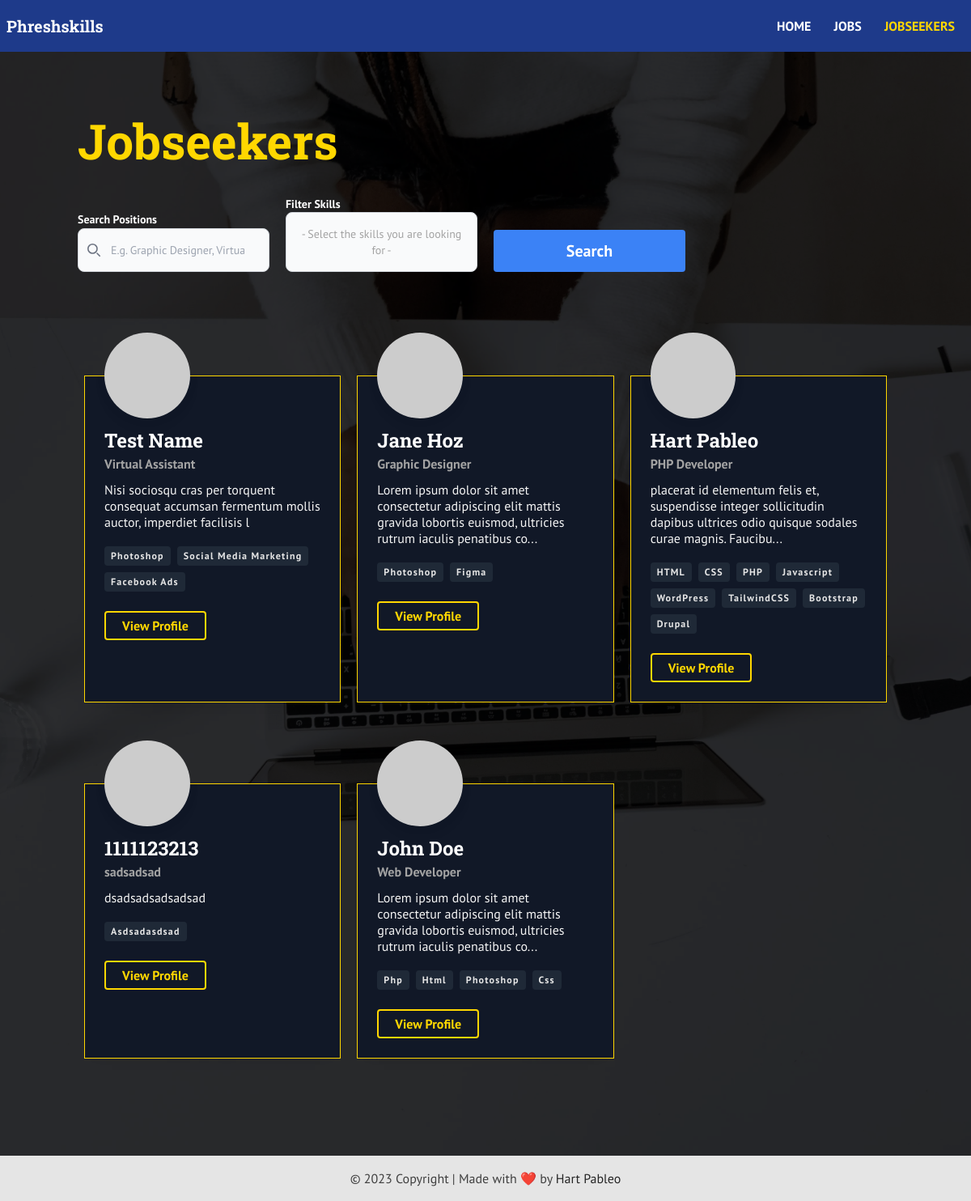
The page /jobseekers on the database its author committed.
### tables this page shows
CREATE TABLE `jobseekers` (
  `id` int(11) NOT NULL,
  `name` text NOT NULL,
  `email` varchar(1024) NOT NULL,
  `summary` varchar(2025) NOT NULL,
  `position` varchar(1024) NOT NULL,
  `profile_image` varchar(1024) DEFAULT NULL,
  `skills` varchar(1024) NOT NULL,
  `rate` varchar(1024) NOT NULL,
  `salary_type` varchar(255) NOT NULL,
  `work_background_company_name` varchar(1024) DEFAULT NULL,
  `work_background_position` varchar(255) DEFAULT NULL,
  `work_background_duration` varchar(255) DEFAULT NULL
);

### app/Core/functions.php (called while the page is built, shortened)
<?php
function base_path($path = '') {
  return BASE_PATH . ($path ? DIRECTORY_SEPARATOR . $path : '');
}
function view($path, $attributes = []) {
  extract($attributes);
  return require base_path("app/views/{$path}.view.php");
}
function load_asset($path_to_file) {
  return ROOT . "/assets/{$path_to_file}";
}
function image_uri($image, $fallback = '') {
  return load_asset("images/{$image}");
}
function excerpt($string, $maxLength = 100) {
  return (strlen($string) > $maxLength) ? substr($string, 0, $maxLength) . '...' : $string;
}

### app/Http/controllers/Jobseekers/index.php (called while the page is built, shortened)
<?php
$db = App::resolve(Database::class);
if (url_has_no_query_strings()) {
  $jobseekers = $db->query('select * from jobseekers order by rand()')->findAll();
}
$all_skills = [];
$skills = $db->query('select skills from jobseekers')->findAll();
if (!empty($skills)) {
  foreach ($skills as $skill => $skill_values) {
    $each_skills = explode(', ', $skill_values['skills']);
    $all_skills = array_merge($all_skills, $each_skills);
  }
  $all_skills = array_unique($all_skills);
}
view('jobseekers/index', [
  'jobseekers' => $jobseekers,
  'all_skills' => $all_skills
]);

### public/index.php (called while the page is built, shortened)
<?php
require __DIR__ . '/../app/Core/init.php';
require __DIR__ . '/../app/Core/bootstrap.php';
try {
  $router->route($uri, $method, $dynamicQuery);
} catch (ValidationException $exception) {
  Session::flash('errors', $exception->errors);
  Session::flash('old', $exception->old);
  redirect($router->prevURL());
}

### app/Core/App.php (called while the page is built, shortened)
<?php
class App
{
  protected static $container;
  public static function setContainer($container)
  {
    static::$container = $container;
  }
  public static function container()
  {
    return static::$container;
  }
  public static function resolve($key)
  {
    return static::container()->resolve($key);
  }
}

### app/Core/Container.php (called while the page is built, shortened)
<?php
class Container
{
  protected $bindings = [];
  public function bind($key, $resolver)
  {
    $this->bindings[$key] = $resolver;
  }
  public function resolve($key)
  {
    $resolver = $this->bindings[$key];
    return call_user_func($resolver);
  }
}

### app/Core/Database.php (called while the page is built, shortened)
<?php
class Database
{
  public $connection;
  protected $statement;
  public function __construct()
  {
    $dsn = 'mysql:host=' . DBHOST . ';dbname=' . DBNAME . ';charset=utf8mb4';
    $this->connection = new PDO($dsn, DBUSER, DBPASS, [
      PDO::ATTR_DEFAULT_FETCH_MODE => PDO::FETCH_ASSOC
    ]);
  }
  public function query($query, $params = [])
  {
    $this->statement = $this->connection->prepare($query);
    $this->statement->execute($params);
    return $this;
  }
  public function findAll()
  {
    return $this->statement->fetchAll();
  }
}

### app/Core/bootstrap.php (called while the page is built, shortened)
<?php
$container = new Container();
$container->bind('Core\Database', function() {
  return new Database();
});

### app/Core/Slugifier.php (called while the page is built, shortened)
<?php
class Slugifier
{
  public static function slugify($string, $delimiter = '-')
  {
    $unwanted_array = ['ś'=>'s', 'ą' => 'a', 'ć' => 'c', 'ç' => 'c', 'ę' => 'e', 'ł' => 'l', 'ń' => 'n', 'ó' => 'o', 'ź' => 'z', 'ż' => 'z',
        'Ś'=>'s', 'Ą' => 'a', 'Ć' => 'c', 'Ç' => 'c', 'Ę' => 'e', 'Ł' => 'l', 'Ń' => 'n', 'Ó' => 'o', 'Ź' => 'z', 'Ż' => 'z'];
    $str = strtr( $string, $unwanted_array );
    $slug = strtolower(trim(preg_replace('/[\s-]+/', $delimiter, preg_replace('/[^A-Za-z0-9-]+/', $delimiter, preg_replace('/[&]/', 'and', preg_replace('/[\']/', '', iconv('UTF-8', 'ASCII//TRANSLIT', $str))))), $delimiter));
    return $slug;
  }
}

### app/views/jobseekers/index.view.php (the view, shortened to what this page needs)
<section class="has-overlay bg-fixed bg-center bg-cover relative isolate py-5 lg:py-10 h-full" style="background-image: url(<?php echo image_uri('hero-bg.webp'); ?>);background-repeat: no-repeat;">
  <h1 class="container font-secondary text-4xl lg:text-6xl font-bold text-gold lg:mt-10">Jobseekers</h1>
  <div class="container">
    <?php if (!empty($jobseekers)) : ?>
    <div class="container grid grid-cols-1 md:grid-cols-2 lg:grid-cols-3 xl:grid-cols-4 gap-5 pt-32">
      <?php foreach ($jobseekers as $jobseeker) : ?>
      <?php $nameSlug = Core\Slugifier::slugify(htmlspecialchars($jobseeker['name'])); ?>
      <article
      role="article"
      aria-labelledby="title--<?php echo $nameSlug; ?>"
      class="block bg-gray-900 text-left mb-20 shadow-[0_2px_15px_-3px_rgba(0,0,0,0.07),0_10px_20px_-2px_rgba(0,0,0,0.04)] p-6 border border-solid border-gold">
        <img src="https://picsum.photos/200/200" width="200" height="200" alt="..."
          class="rounded-full w-[6.6rem] h-[6.6rem] mt-[-4.85rem] mb-3 shadow-[0_2px_15px_-3px_rgba(0,0,0,0.07),0_10px_20px_-2px_rgba(0,0,0,0.04)]" aria-hidden="true" role="presentation">
        <h3
          id="title--<?php echo $nameSlug; ?>"
          class="mb-1 text-2xl font-bold leading-tight font-secondary">
          <a href="<?php echo "/jobseeker/{$jobseeker['id']}"; ?>" class="text-white hover:text-blue-500 transition-all"><?php echo htmlspecialchars($jobseeker['name']); ?></a>
        </h3>
        <p
          class="mb-3 text-md font-semibold leading-tight text-neutral-400">
          <?php echo htmlspecialchars($jobseeker['position']); ?>
        </p>
        <p
          class="mb-2 text-base leading-tight text-neutral-100">
          <?php echo excerpt(htmlspecialchars($jobseeker['summary']), 125); ?>
        </p>
        <?php
          $skills = explode(', ', $jobseeker['skills']);
          if (!empty($skills)) :
        ?>
        <ul aria-label="Skills" class="flex justify-start items-start flex-wrap gap-2 my-5">
          <?php
            foreach($skills as $skill) :
          ?>
          <li class="inline-block p-1 px-2 font-semibold text-xs rounded bg-gray-800 text-neutral-200 transition-all tracking-widest">
            <?php echo ucwords($skill); ?>
          </li>
          <?php
            endforeach;
          ?>
        </ul>
        <?php endif; ?>
        <div class="mt-6 flex justify-start items-start flex-wrap gap-x-4 gap-y-2">
          <a
            href="<?php echo "/jobseeker/{$jobseeker['id']}"; ?>"
            class="pointer-events-auto inline-block cursor-pointer rounded text-base font-bold leading-normal text-primary text-gold transition duration-150 ease-in-out hover:text-primary-600 focus:text-primary-600 focus:outline-none focus:ring-0 active:text-primary-700 hover:text-blue-300 hover:border-blue-300 transition-all px-5 py-1 border-2 border-solid border-gold rounded transition-all">
            View <span class="sr-only"><?php echo htmlspecialchars($jobseeker['name']); ?>'s </span>Profile
          </a>
        </div>
      </article>
      <?php endforeach; ?>
    </div>
    <?php endif; ?>
  </div>
</section>

### app/Core/Router.php (shortened to what this page needs)
<?php
class Router
{
  protected $routes = [];
  public function add($method, $uri, $controller, $query = null)
  {
    $this->routes[] = [
      'uri' => $uri,
      'controller' => $controller,
      'method' => $method,
      'middleware' => null,
      'query' => $query
    ];
  }
  public function route($uri, $method, $dynamicQuery)
  {
    foreach ($this->routes as $route) {
      if ($route['uri'] === $uri && $route['method'] === strtoupper($method) && empty($route['query'])) {
        return require base_path("app/Http/controllers/{$route['controller']}.php");
      }
    }
  }
}

### rows shown on the page
jobseekers: name "Test Name", position "Virtual Assistant", summary "Nisi sociosqu cras per torquent consequat accumsan fermentum mollis auctor, imperdiet facilisis l", skills "Photoshop", skills "Social Media Marketing", skills "Facebook Ads"
jobseekers: name "Jane Hoz", position "Graphic Designer", summary "Lorem ipsum dolor sit amet consectetur adipiscing elit mattis gravida lobortis euismod, ultricies rutrum iaculis penatibus co...", skills "Photoshop", skills "Figma"
jobseekers: name "Hart Pableo", position "PHP Developer", summary "placerat id elementum felis et, suspendisse integer sollicitudin dapibus ultrices odio quisque sodales curae magnis. Faucibu...", skills "HTML", skills "CSS", skills "PHP", skills "Javascript", skills "WordPress", skills "TailwindCSS", skills "Bootstrap", skills "Drupal"
jobseekers: name "1111123213", position "sadsadsad", summary "dsadsadsadsadsad", skills "Asdsadasdsad"
jobseekers: name "John Doe", position "Web Developer", summary "Lorem ipsum dolor sit amet consectetur adipiscing elit mattis gravida lobortis euismod, ultricies rutrum iaculis penatibus co...", skills "Php", skills "Html", skills "Photoshop", skills "Css"
